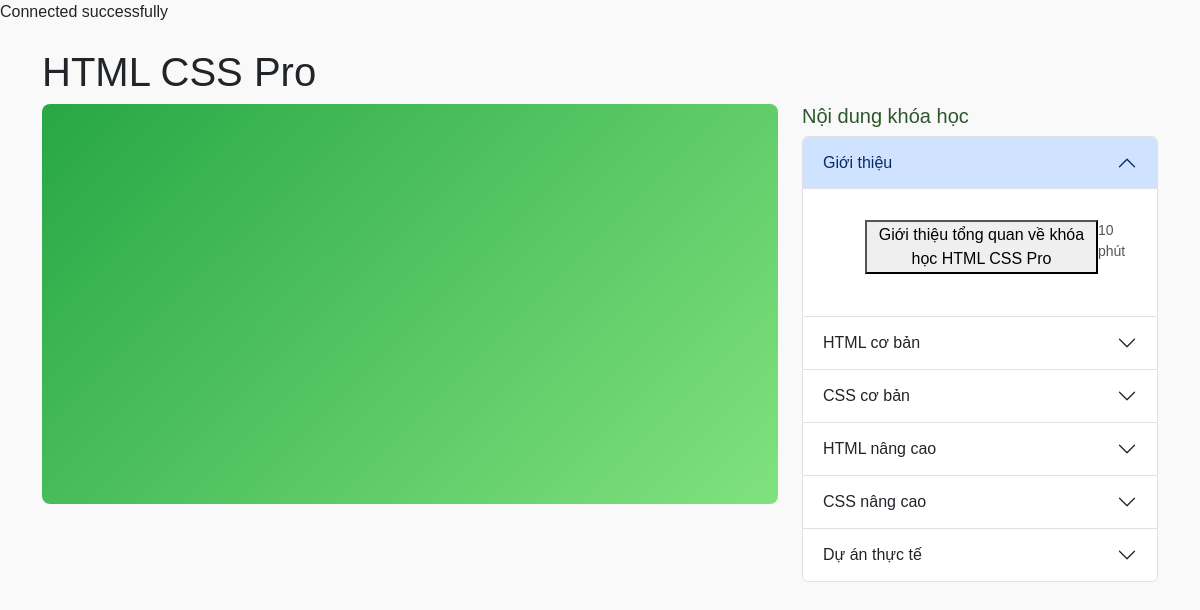
/Views/Pages/user/subject.php?id=1, run on the app's committed database.
### tables this page shows
CREATE TABLE Courses (
    course_id INT PRIMARY KEY AUTO_INCREMENT,
    title VARCHAR(250),              
    images VARCHAR(255),             
    descriptions TEXT,               
    duration VARCHAR(20),     
    video_url VARCHAR(255),
    original_price DECIMAL(10, 2),   
    num_students INT,               
    types ENUM('Pro', 'Free')         
);

CREATE TABLE Chapters (
    chapter_id INT PRIMARY KEY AUTO_INCREMENT,
    chapter_title VARCHAR(255),
    course_id INT,
    FOREIGN KEY (course_id) REFERENCES Courses(course_id) ON DELETE CASCADE
);

CREATE TABLE Lessons (
    lesson_id INT PRIMARY KEY AUTO_INCREMENT,
    title VARCHAR(255),
    content_url VARCHAR(255),
    content_type ENUM('video', 'document'),
    duration INT,
    description TEXT,
    course_id INT,
    chapter_id INT,
    FOREIGN KEY (course_id) REFERENCES Courses(course_id) ON DELETE CASCADE,
    FOREIGN KEY (chapter_id) REFERENCES Chapters(chapter_id) ON DELETE CASCADE
);

### Controller/coursescontroll.php (called while the page is built, shortened)
<?php
require_once('C:\xampp\htdocs\ProjectWeb-TD\ProjectEduWeb-PHP\Views\Public\config.php');
require_once(__DIR__ . '/../Model/coursemodel.php');
class CourseController {
    private $courseModel;
    public function __construct($conn) {
        $this->courseModel = new CourseModel($conn);
    }
    public function getCourseById($course_id) {
        $course = $this->courseModel->getCourseById($course_id);
        return $course;
    }
}
?>

### Model/coursemodel.php (called while the page is built, shortened)
<?php
class CourseModel {
    private $conn;
    public function __construct($conn) {
        $this->conn = $conn;
    }
    public function getCourseById($course_id) {
        $sql = "SELECT * FROM courses WHERE course_id = ?";
        $stmt = $this->conn->prepare($sql);
        $stmt->bind_param("i", $course_id);
        $stmt->execute();
        $result = $stmt->get_result();
        return $result->fetch_assoc();
    }
}
?>

### Controller/chaptercontroller.php (called while the page is built, shortened)
<?php
require_once('C:\xampp\htdocs\ProjectWeb-TD\ProjectEduWeb-PHP\Model\chapter.php');
require_once('C:\xampp\htdocs\ProjectWeb-TD\ProjectEduWeb-PHP\Model\lessonsmodel.php');
class ChapterController {
    private $chapterModel;
    public function __construct($conn) {
        $this->chapterModel = new ChapterModel($conn);
    }
    public function getChaptersByCourseId($course_id) {
        $chapters = $this->chapterModel->getChaptersByCourseId($course_id);
        return $chapters;
    }
}
?>

### Model/chapter.php (called while the page is built, shortened)
<?php
class ChapterModel {
    private $conn;
    public function __construct($connection) {
        $this->conn = $connection;
    }
    public function getChaptersByCourseId($course_id) {
        $stmt = $this->conn->prepare("SELECT * FROM Chapters WHERE course_id = ?");
        $stmt->bind_param('i', $course_id);
        $stmt->execute();
        $result = $stmt->get_result();
        return $result->fetch_all(MYSQLI_ASSOC);
    }
    }
?>

### Controller/lessoncontroll.php (called while the page is built, shortened)
<?php
require_once('C:\xampp\htdocs\ProjectWeb-TD\ProjectEduWeb-PHP\Views\Public\config.php');
require_once('C:\xampp\htdocs\ProjectWeb-TD\ProjectEduWeb-PHP\Model\lessonsmodel.php');
class LessonController {
    private $lessonModel;
    public function __construct($conn) {
        $this->lessonModel = new LessonModel($conn);
    }
    public function getLessonsByChapter($chapter_id) {
        $lessons = $this->lessonModel->getLessonsByChapterId($chapter_id);
        return $lessons;
    }
}
?>

### Model/lessonsmodel.php (called while the page is built, shortened)
<?php
class LessonModel {
    private $conn;
    public function __construct($conn) {
        $this->conn = $conn;
    }
    public function getLessonsByChapterId($chapter_id) {
        $sql = "SELECT * FROM lessons WHERE chapter_id = ?";
        $stmt = $this->conn->prepare($sql);
        $stmt->bind_param("i", $chapter_id);
        $stmt->execute();
        $result = $stmt->get_result();
        $lessons = [];
        if ($result->num_rows > 0) {
            while ($row = $result->fetch_assoc()) {
                $lessons[] = $row;
            }
        }
        return $lessons;
    }
}
?>

### Views/Pages/user/subject.php (the view, shortened to what this page needs)
<?php
require_once('C:\xampp\htdocs\ProjectWeb-TD\ProjectEduWeb-PHP\Controller\coursescontroll.php');
require_once('C:\xampp\htdocs\ProjectWeb-TD\ProjectEduWeb-PHP\Controller\lessoncontroll.php');
require_once('C:\xampp\htdocs\ProjectWeb-TD\ProjectEduWeb-PHP\Controller\chaptercontroller.php');
$conn = mysqli_connect($host, $user, $password, $database);
$courseController = new CourseController($conn);
$lessonController = new LessonController($conn);
$chapterController = new ChapterController($conn);
if (isset($_GET['id'])) {
    $course_id = $_GET['id'];
    $course = $courseController->getCourseById($course_id);
    $chapters = $chapterController->getChaptersByCourseId($course_id);
} else {
    echo "Course ID is not provided.";
    exit;
}
?>
<!DOCTYPE html>
<html lang="en">
<head>
    <link href="https://cdn.jsdelivr.net/npm/bootstrap@5.3.0/dist/css/bootstrap.min.css" rel="stylesheet">
    <link href="https://cdnjs.cloudflare.com/ajax/libs/font-awesome/6.0.0/css/all.min.css" rel="stylesheet">
</head>
<body>
    <div class="container mt-4">
        <h1><?php echo htmlspecialchars($course['title']); ?></h1>
        <div class="row">
            <div class="col-md-8">
                <div class="video-wrapper">
                    <iframe src="<?php echo htmlspecialchars($lesson['content_url']); ?>"
                        title="Video Player"
                        frameborder="0"
                        allow="accelerometer; autoplay; clipboard-write; encrypted-media; gyroscope; picture-in-picture"
                        allowfullscreen>
                    </iframe>
                </div>
            </div>
            <div class="col-md-4">
                <h5>Nội dung khóa học</h5>
                <div class="accordion" id="courseContentAccordion">
                    <?php if (!empty($chapters)): ?>
                        <?php foreach ($chapters as $index => $chapter): ?>
                            <div class="accordion-item">
                                <h2 class="accordion-header" id="heading<?php echo $index; ?>">
                                    <button class="accordion-button <?php echo ($index === 0) ? '' : 'collapsed'; ?>" type="button" data-bs-toggle="collapse" data-bs-target="#collapse<?php echo $index; ?>" aria-expanded="<?php echo ($index === 0) ? 'true' : 'false'; ?>" aria-controls="collapse<?php echo $index; ?>">
                                        <?php echo htmlspecialchars($chapter['chapter_title']); ?>
                                    </button>
                                </h2>
                                <div id="collapse<?php echo $index; ?>" class="accordion-collapse collapse <?php echo ($index === 0) ? 'show' : ''; ?>" aria-labelledby="heading<?php echo $index; ?>" data-bs-parent="#courseContentAccordion">
                                    <div class="accordion-body">
                                        <ul>
                                            <?php
                                            $lessons = $lessonController->getLessonsByChapter($chapter['chapter_id']);
                                            if (!empty($lessons)): ?>
                                                <?php foreach ($lessons as $lesson): ?>
                                                    <li class="lesson_duratitle" data-video="<?php echo htmlspecialchars($lesson['content_url']); ?>">
                                                        <button class="lesson-title"><?php echo htmlspecialchars($lesson['description']); ?></button>
                                                        <span class="lesson-duration"><?php echo htmlspecialchars($lesson['duration']); ?> phút</span>
                                                    </li>
                                                <?php endforeach; ?>
                                            <?php else: ?>
                                                <li>Không có bài học nào trong chương này.</li>
                                            <?php endif; ?>
                                        </ul>
                                    </div>
                                </div>
                            </div>
                        <?php endforeach; ?>
                    <?php else: ?>
                        <p>Không có nội dung nào trong khóa học này.</p>
                    <?php endif; ?>
                </div>
            </div>
        </div>
    </div>
</body>
</html>

### Views/Pages/user/subject.php (style rules this page uses)
body { font-family: Arial, sans-serif; background-color: #f9f9f9; }
.video-wrapper { background: linear-gradient(135deg, #28a745, #80e27e); border-radius: 8px; overflow: hidden; }
.video-wrapper iframe { width: 100%; height: 400px; }
h5 { color: #2d572c; }
.lesson_duratitle { display: flex; justify-content: space-between; padding: 10px; margin: 5px 0; cursor: pointer; }
.lesson-title { font-size: 16px; }
.lesson-duration { font-size: 14px; color: #555; }

### data on the page
courses: title "HTML CSS Pro"
chapters: chapter_title "Giới thiệu"
lessons: description "Giới thiệu tổng quan về khóa học HTML CSS Pro", duration "10"
chapters: chapter_title "HTML cơ bản"
chapters: chapter_title "CSS cơ bản"
chapters: chapter_title "HTML nâng cao"
chapters: chapter_title "CSS nâng cao"
chapters: chapter_title "Dự án thực tế"
